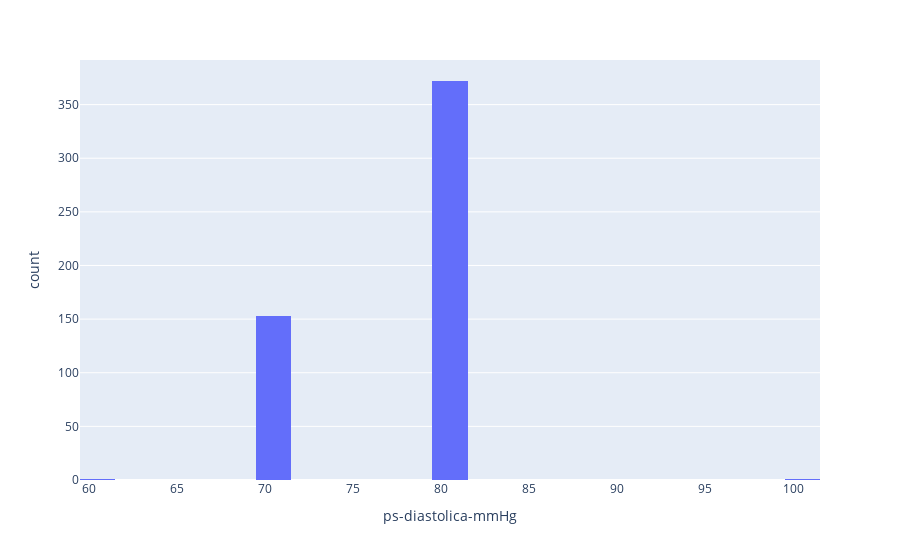

The notebook cell this image was saved under:
### Code cell
#Histograma de variable sin el outlier
figura7 = px.histogram(df, x='ps-diastolica-mmHg', nbins=30)
figura7.show()

### Figure 1 — Plotly figure (JSON) as saved in the notebook; plotly's stock layout.template omitted (floating-point values rounded to 4 significant figures; data arrays with more than 128 entries replaced by an {"elided": "..."} marker saying what was removed)
{"data": [{"alignmentgroup": "True", "bingroup": "x", "hovertemplate": "ps-diastolica-mmHg=%{x}<br>count=%{y}<extra></extra>", "legendgroup": "", "marker": {"color": "#636efa", "pattern": {"shape": ""}}, "name": "", "nbinsx": 30, "offsetgroup": "", "orientation": "v", "showlegend": false, "type": "histogram", "x": {"elided": "527 int values"}, "xaxis": "x", "yaxis": "y"}], "layout": {"barmode": "relative", "legend": {"tracegroupgap": 0}, "margin": {"t": 60}, "xaxis": {"anchor": "y", "domain": [0, 1], "title": {"text": "ps-diastolica-mmHg"}}, "yaxis": {"anchor": "x", "domain": [0, 1], "title": {"text": "count"}}}}
